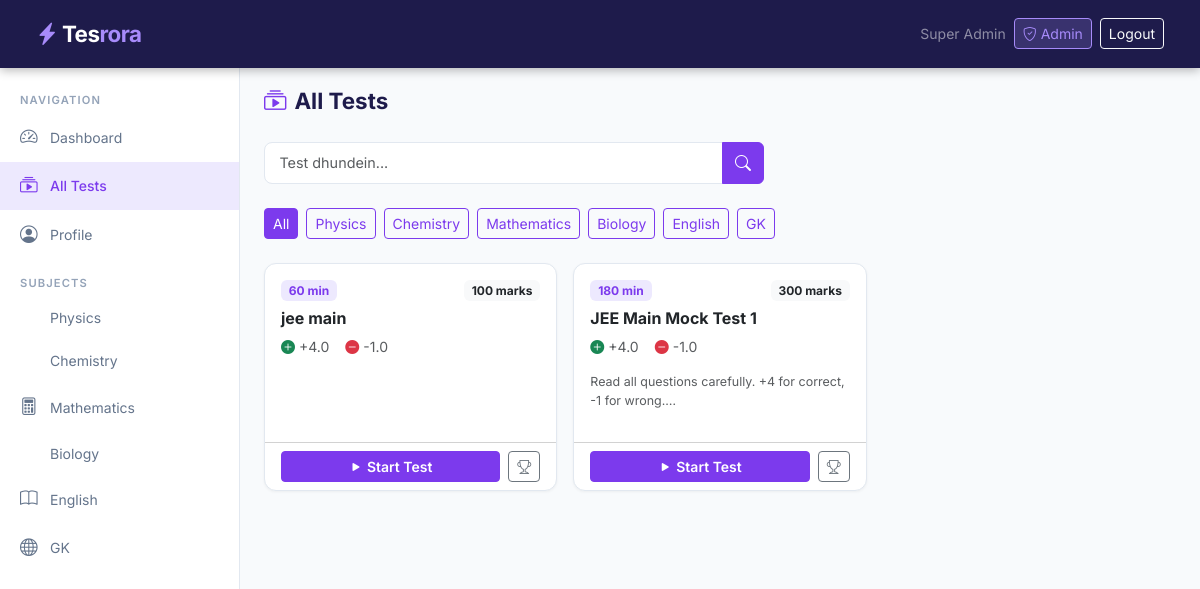
Screenshot of /tests (signed in) with the database file from the repository.
### app.py (models this page shows)
class Subject(db.Model):
    id          = db.Column(db.Integer, primary_key=True)
    name        = db.Column(db.String(100), nullable=False)
    description = db.Column(db.Text)
    icon        = db.Column(db.String(50), default='book')
    created_by  = db.Column(db.Integer, db.ForeignKey('user.id'))

class Test(db.Model):
    id           = db.Column(db.Integer, primary_key=True)
    title        = db.Column(db.String(200), nullable=False)
    subject_id   = db.Column(db.Integer, db.ForeignKey('subject.id'))
    package_id   = db.Column(db.Integer, db.ForeignKey('test_package.id'), nullable=True)
    duration     = db.Column(db.Integer, default=60)  # minutes
    total_marks  = db.Column(db.Integer, default=100)
    correct_marks= db.Column(db.Float, default=4)
    neg_marks    = db.Column(db.Float, default=1)
    is_active    = db.Column(db.Boolean, default=True)
    created_by   = db.Column(db.Integer, db.ForeignKey('user.id'))
    created_at   = db.Column(db.DateTime, default=datetime.utcnow)
    instructions = db.Column(db.Text, default='')

### app.py (the view)
@app.route('/tests')
@login_required
def tests():
    subject_id = request.args.get('subject', type=int)
    search     = request.args.get('q','')
    query      = Test.query.filter_by(is_active=True)
    if subject_id:
        query = query.filter_by(subject_id=subject_id)
    if search:
        query = query.filter(Test.title.ilike(f'%{search}%'))
    tests    = query.order_by(Test.created_at.desc()).all()
    subjects = Subject.query.all()
    return render_template('tests.html', tests=tests, subjects=subjects,
                           selected_subject=subject_id, search=search)

### app.py (called while the page is built)
def login_required(f):
    @wraps(f)
    def decorated(*args, **kwargs):
        if 'user_id' not in session:
            return redirect(url_for('login'))
        return f(*args, **kwargs)
    return decorated

### templates/tests.html (shortened to what this page needs)
{% extends 'base.html' %}
{% block content %}
<div class="sidebar" id="sidebar">
  <div class="sidebar-section">Navigation</div>
  <a href="/dashboard" class="sidebar-link"><i class="bi bi-speedometer2"></i> Dashboard</a>
  <a href="/tests" class="sidebar-link active"><i class="bi bi-collection-play"></i> All Tests</a>
  <a href="/profile" class="sidebar-link"><i class="bi bi-person-circle"></i> Profile</a>
  <div class="sidebar-section">Subjects</div>
  {% for s in subjects %}
  <a href="/tests?subject={{ s.id }}" class="sidebar-link {% if selected_subject == s.id %}active{% endif %}">
    <i class="bi bi-{{ s.icon }}"></i> {{ s.name }}
  </a>
  {% endfor %}
</div>
<div class="main-content">
  <div class="page-title"><i class="bi bi-collection-play me-2" style="color:#7c3aed"></i>All Tests</div>
  <form class="mb-4" method="GET">
    <div class="input-group" style="max-width:500px">
      <input type="text" name="q" class="form-control" placeholder="Test dhundein..." value="{{ search }}">
      <button class="btn btn-primary" type="submit"><i class="bi bi-search"></i></button>
    </div>
  </form>
  <div class="d-flex gap-2 flex-wrap mb-4">
    <a href="/tests" class="btn btn-sm {% if not selected_subject %}btn-primary{% else %}btn-outline-primary{% endif %}">All</a>
    {% for s in subjects %}
    <a href="/tests?subject={{ s.id }}" class="btn btn-sm {% if selected_subject == s.id %}btn-primary{% else %}btn-outline-primary{% endif %}">{{ s.name }}</a>
    {% endfor %}
  </div>
  {% if tests %}
  <div class="row g-3">
    {% for t in tests %}
    <div class="col-md-6 col-lg-4">
      <div class="card h-100">
        <div class="card-body">
          <div class="d-flex justify-content-between align-items-start mb-2">
            <span class="badge" style="background:#ede9fe;color:#7c3aed">{{ t.duration }} min</span>
            <span class="badge bg-light text-dark">{{ t.total_marks }} marks</span>
          </div>
          <h6 class="fw-bold mb-2">{{ t.title }}</h6>
          <div class="d-flex gap-3 small text-muted mb-3">
            <span><i class="bi bi-plus-circle-fill text-success me-1"></i>+{{ t.correct_marks }}</span>
            <span><i class="bi bi-dash-circle-fill text-danger me-1"></i>-{{ t.neg_marks }}</span>
          </div>
          {% if t.instructions %}
          <p class="small text-muted mb-3" style="font-size:0.78rem">{{ t.instructions[:80] }}…</p>
          {% endif %}
        </div>
        <div class="card-footer bg-transparent d-flex gap-2">
          <a href="/test/{{ t.id }}/instructions" class="btn btn-primary btn-sm flex-fill fw-semibold">
            <i class="bi bi-play-fill me-1"></i>Start Test
          </a>
          <a href="/leaderboard/{{ t.id }}" class="btn btn-outline-secondary btn-sm">
            <i class="bi bi-trophy"></i>
          </a>
        </div>
      </div>
    </div>
    {% endfor %}
  </div>
  {% else %}
  <div class="empty-state"><i class="bi bi-inbox-fill d-block"></i>Koi test nahi mila.<br><a href="/tests">Sab tests dekhein</a></div>
  {% endif %}
</div>
{% endblock %}

### templates/base.html (style rules this page uses)
:root { --primary: #7c3aed; --primary-dark: #6d28d9; --primary-light: #ede9fe; --secondary: #0ea5e9; --success: #10b981; --danger: #ef4444; --warning: #f59e0b; --dark: #1e1b4b; --gray: #64748b; --light-bg: #f8fafc; --card-bg: #ffffff; --border: #e2e8f0; }
* { box-sizing: border-box; margin: 0; padding: 0; }
body { font-family: 'Inter', sans-serif; background: var(--light-bg); color: #1e293b; }
.sidebar { width: 240px; background: #fff; min-height: calc(100vh - 60px); border-right: 1px solid var(--border); padding: 1rem 0; position: fixed; top: 60px; left: 0; z-index: 100; transition: transform 0.3s; }
.sidebar-link { display: flex; align-items: center; gap: 10px; padding: 0.7rem 1.25rem; color: var(--gray); font-size: 0.875rem; text-decoration: none; border-radius: 0; transition: all 0.2s; }
.sidebar-link:hover, .sidebar-link.active { background: var(--primary-light); color: var(--primary); font-weight: 500; }
.sidebar-link i { font-size: 1.1rem; width: 20px; }
.sidebar-section { font-size: 0.7rem; font-weight: 600; color: #94a3b8; text-transform: uppercase; letter-spacing: 0.1em; padding: 1rem 1.25rem 0.25rem; }
.main-content { margin-left: 240px; padding: 1.5rem; min-height: calc(100vh - 60px); }
.card { background: var(--card-bg); border: 1px solid var(--border); border-radius: 12px; box-shadow: 0 1px 3px rgba(0,0,0,0.05); }
.btn-primary { background: var(--primary); border-color: var(--primary); }
.btn-outline-primary { color: var(--primary); border-color: var(--primary); }
.form-control, .form-select { border: 1px solid var(--border); border-radius: 8px; padding: 0.6rem 0.9rem; font-size: 0.9rem; }
.page-title { font-size: 1.4rem; font-weight: 700; color: var(--dark); margin-bottom: 1.5rem; }

### rows the page displays
Subject: name "Physics"
Subject: name "Chemistry"
Subject: name "Mathematics"
Subject: name "Biology"
Subject: name "English"
Subject: name "GK"
Test: duration "60", total_marks "100", title "jee main", correct_marks "4.0", neg_marks "1.0"
Test: duration "180", total_marks "300", title "JEE Main Mock Test 1", correct_marks "4.0", neg_marks "1.0", instructions "Read all questions carefully. +4 for correct, -1 for wrong."

### other values shown
{{ session.user_name }} "Super Admin"
